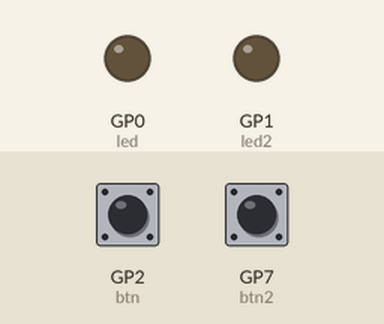
Bench run of a program on a simulated Raspberry Pi Pico running MicroPython. On the bench: output pins drawn as LEDs (lit = HIGH). Inputs (shaded band) come from the test bench; at power-on: GP2 (btn) HIGH, GP7 (btn2) HIGH.

Above: at 1.2 s.
1.3 s: GP2 (btn) pulled LOW for 0.15 s
At 1.7 s:
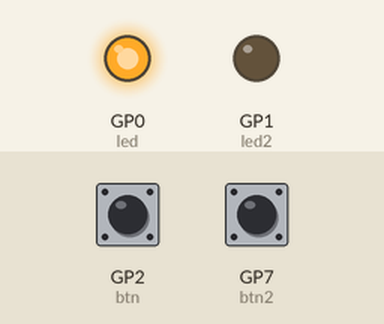
3.3 s: GP7 (btn2) pulled LOW for 0.15 s
At 3.7 s:
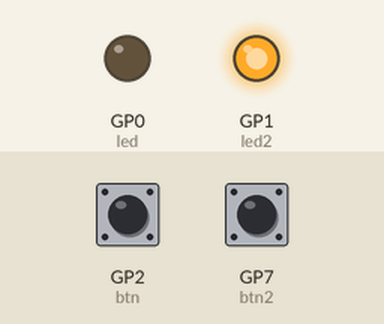
5.3 s: GP7 (btn2) pulled LOW for 3.2 s
At 9.3 s:
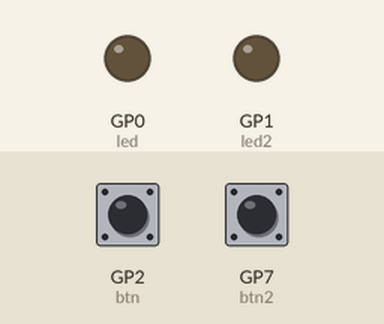
10.3 s: GP2 (btn) pulled LOW for 3.2 s
At 11.6 s:
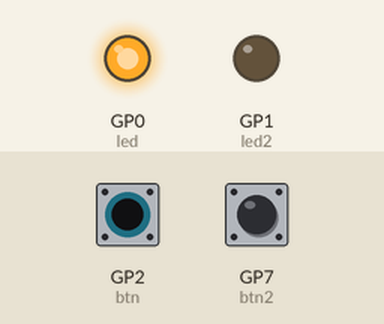
Timing chart, 0 to 15.3 s (numbered marks = the images above; inputs shaded):
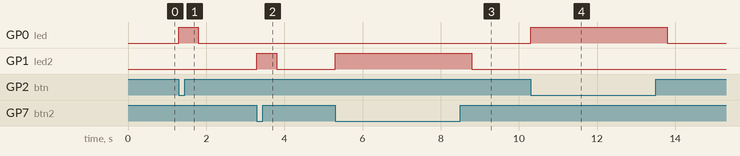

The program:

ledbtn.py
```python
from machine import Pin
import time

led = Pin(0, Pin.OUT)
led2 = Pin(1, Pin.OUT)
btn = Pin(2, Pin.IN, Pin.PULL_UP)
btn2 = Pin(7, Pin.IN, Pin.PULL_UP)

while True:
    if btn.value() == 0:
        led.value(1)
        time.sleep(0.5)
    elif btn2.value() == 0:
        led2.value(1)
        time.sleep(0.5)
    else:
        led.value(0)
        led2.value(0)
```

Measured:
- after the input at 1.3 s, GP0 (led): LOW → HIGH at once, → LOW 0.50 s later
- after the input at 3.3 s, GP1 (led2): LOW → HIGH at once, → LOW 0.50 s later
- after the input at 5.3 s, GP1 (led2): LOW → HIGH at once, → LOW 3.5 s later
- after the input at 10.3 s, GP0 (led): LOW → HIGH at once, → LOW 3.5 s later
